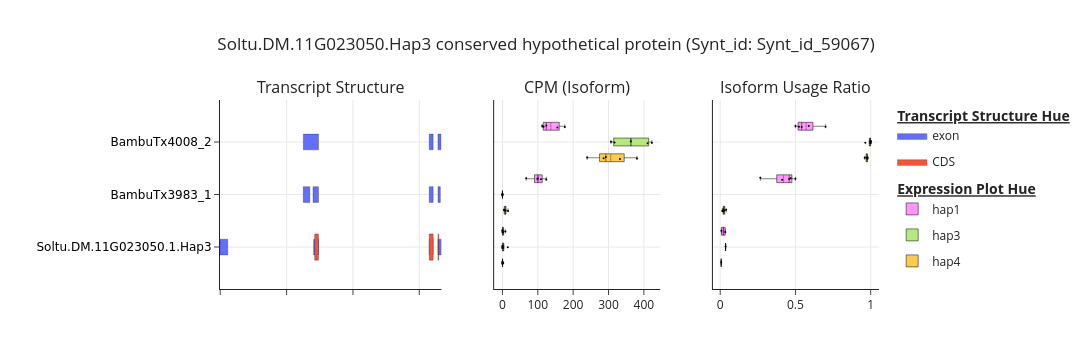

The notebook cell this image was saved under:
### Code cell
fig = poly.plot_allele_specific_isoform_structure(results_DIU_plotting[results_DIU_plotting['gene_id'].str.contains("Soltu.DM.11G023050")],
                                                  annotation_df = annotation_pl, 
                                                  ratio_difference_threshold=0.2)

### Figure 1 — Plotly figure (JSON) as saved in the notebook; plotly's stock layout.template omitted (floating-point values rounded to 4 significant figures)
{"data": [{"fill": "toself", "fillcolor": "#636EFA", "hoverinfo": "text", "hoverlabel": {"namelength": -1}, "hoveron": "fills+points", "hovertemplate": "<b>transcript_id:</b> BambuTx4008_2<br><b>Feature Type:</b> exon<br><b>Feature Number:</b> None<br><b>Chromosome:</b> chr11_3<br><b>Start:</b> 35740562<br><b>End:</b> 35740658<br><b>Size:</b> 97<br><extra></extra>", "legendgroup": "exon", "legendgrouptitle": {"text": "<b><u>Transcript Structure Hue<u><b>"}, "legendrank": 1, "line": {"color": "black", "width": 0.25}, "mode": "lines", "name": "exon", "opacity": 1, "showlegend": true, "type": "scatter", "x": [35740562, 35740658, 35740658, 35740562, 35740562], "xaxis": "x", "y": [1.85, 1.85, 2.15, 2.15, 1.85], "yaxis": "y"}, {"fill": "toself", "fillcolor": "#636EFA", "hoverinfo": "text", "hoverlabel": {"namelength": -1}, "hoveron": "fills+points", "hovertemplate": "<b>transcript_id:</b> BambuTx4008_2<br><b>Feature Type:</b> exon<br><b>Feature Number:</b> None<br><b>Chromosome:</b> chr11_3<br><b>Start:</b> 35740298<br><b>End:</b> 35740417<br><b>Size:</b> 120<br><extra></extra>", "legendgroup": "exon", "legendgrouptitle": {"text": "<b><u>Transcript Structure Hue<u><b>"}, "legendrank": 1, "line": {"color": "black", "width": 0.25}, "mode": "lines", "name": "exon", "opacity": 1, "showlegend": false, "type": "scatter", "x": [35740298, 35740417, 35740417, 35740298, 35740298], "xaxis": "x", "y": [1.85, 1.85, 2.15, 2.15, 1.85], "yaxis": "y"}, {"fill": "toself", "fillcolor": "#636EFA", "hoverinfo": "text", "hoverlabel": {"namelength": -1}, "hoveron": "fills+points", "hovertemplate": "<b>transcript_id:</b> BambuTx4008_2<br><b>Feature Type:</b> exon<br><b>Feature Number:</b> None<br><b>Chromosome:</b> chr11_3<br><b>Start:</b> 35736505<br><b>End:</b> 35736961<br><b>Size:</b> 457<br><extra></extra>", "legendgroup": "exon", "legendgrouptitle": {"text": "<b><u>Transcript Structure Hue<u><b>"}, "legendrank": 1, "line": {"color": "black", "width": 0.25}, "mode": "lines", "name": "exon", "opacity": 1, "showlegend": false, "type": "scatter", "x": [35736505, 35736961, 35736961, 35736505, 35736505], "xaxis": "x", "y": [1.85, 1.85, 2.15, 2.15, 1.85], "yaxis": "y"}, {"fill": "toself", "fillcolor": "#636EFA", "hoverinfo": "text", "hoverlabel": {"namelength": -1}, "hoveron": "fills+points", "hovertemplate": "<b>transcript_id:</b> BambuTx3983_1<br><b>Feature Type:</b> exon<br><b>Feature Number:</b> None<br><b>Chromosome:</b> chr11_3<br><b>Start:</b> 35740562<br><b>End:</b> 35740633<br><b>Size:</b> 72<br><extra></extra>", "legendgroup": "exon", "legendgrouptitle": {"text": "<b><u>Transcript Structure Hue<u><b>"}, "legendrank": 1, "line": {"color": "black", "width": 0.25}, "mode": "lines", "name": "exon", "opacity": 1, "showlegend": false, "type": "scatter", "x": [35740562, 35740633, 35740633, 35740562, 35740562], "xaxis": "x", "y": [0.85, 0.85, 1.15, 1.15, 0.85], "yaxis": "y"}, {"fill": "toself", "fillcolor": "#636EFA", "hoverinfo": "text", "hoverlabel": {"namelength": -1}, "hoveron": "fills+points", "hovertemplate": "<b>transcript_id:</b> BambuTx3983_1<br><b>Feature Type:</b> exon<br><b>Feature Number:</b> None<br><b>Chromosome:</b> chr11_3<br><b>Start:</b> 35740298<br><b>End:</b> 35740417<br><b>Size:</b> 120<br><extra></extra>", "legendgroup": "exon", "legendgrouptitle": {"text": "<b><u>Transcript Structure Hue<u><b>"}, "legendrank": 1, "line": {"color": "black", "width": 0.25}, "mode": "lines", "name": "exon", "opacity": 1, "showlegend": false, "type": "scatter", "x": [35740298, 35740417, 35740417, 35740298, 35740298], "xaxis": "x", "y": [0.85, 0.85, 1.15, 1.15, 0.85], "yaxis": "y"}, {"fill": "toself", "fillcolor": "#636EFA", "hoverinfo": "text", "hoverlabel": {"namelength": -1}, "hoveron": "fills+points", "hovertemplate": "<b>transcript_id:</b> BambuTx3983_1<br><b>Feature Type:</b> exon<br><b>Feature Number:</b> None<br><b>Chromosome:</b> chr11_3<br><b>Start:</b> 35736796<br><b>End:</b> 35736961<br><b>Size:</b> 166<br><extra></extra>", "legendgroup": "exon", "legendgrouptitle": {"text": "<b><u>Transcript Structure Hue<u><b>"}, "legendrank": 1, "line": {"color": "black", "width": 0.25}, "mode": "lines", "name": "exon", "opacity": 1, "showlegend": false, "type": "scatter", "x": [35736796, 35736961, 35736961, 35736796, 35736796], "xaxis": "x", "y": [0.85, 0.85, 1.15, 1.15, 0.85], "yaxis": "y"}, {"fill": "toself", "fillcolor": "#636EFA", "hoverinfo": "text", "hoverlabel": {"namelength": -1}, "hoveron": "fills+points", "hovertemplate": "<b>transcript_id:</b> BambuTx3983_1<br><b>Feature Type:</b> exon<br><b>Feature Number:</b> None<br><b>Chromosome:</b> chr11_3<br><b>Start:</b> 35736502<br><b>End:</b> 35736700<br><b>Size:</b> 199<br><extra></extra>", "legendgroup": "exon", "legendgrouptitle": {"text": "<b><u>Transcript Structure Hue<u><b>"}, "legendrank": 1, "line": {"color": "black", "width": 0.25}, "mode": "lines", "name": "exon", "opacity": 1, "showlegend": false, "type": "scatter", "x": [35736502, 35736700, 35736700, 35736502, 35736502], "xaxis": "x", "y": [0.85, 0.85, 1.15, 1.15, 0.85], "yaxis": "y"}, {"fill": "toself", "fillcolor": "#636EFA", "hoverinfo": "text", "hoverlabel": {"namelength": -1}, "hoveron": "fills+points", "hovertemplate": "<b>transcript_id:</b> Soltu.DM.11G023050.1.Hap3<br><b>Feature Type:</b> exon<br><b>Feature Number:</b> None<br><b>Chromosome:</b> chr11_3<br><b>Start:</b> 35740562<br><b>End:</b> 35740666<br><b>Size:</b> 105<br><extra></extra>", "legendgroup": "exon", "legendgrouptitle": {"text": ""}, "legendrank": 2, "line": {"color": "black", "width": 0.25}, "mode": "lines", "name": "exon", "opacity": 1, "showlegend": false, "type": "scatter", "x": [35740562, 35740666, 35740666, 35740562, 35740562], "xaxis": "x", "y": [-0.15, -0.15, 0.15, 0.15, -0.15], "yaxis": "y"}, {"fill": "toself", "fillcolor": "#636EFA", "hoverinfo": "text", "hoverlabel": {"namelength": -1}, "hoveron": "fills+points", "hovertemplate": "<b>transcript_id:</b> Soltu.DM.11G023050.1.Hap3<br><b>Feature Type:</b> exon<br><b>Feature Number:</b> None<br><b>Chromosome:</b> chr11_3<br><b>Start:</b> 35740298<br><b>End:</b> 35740417<br><b>Size:</b> 120<br><extra></extra>", "legendgroup": "exon", "legendgrouptitle": {"text": ""}, "legendrank": 2, "line": {"color": "black", "width": 0.25}, "mode": "lines", "name": "exon", "opacity": 1, "showlegend": false, "type": "scatter", "x": [35740298, 35740417, 35740417, 35740298, 35740298], "xaxis": "x", "y": [-0.15, -0.15, 0.15, 0.15, -0.15], "yaxis": "y"}, {"fill": "toself", "fillcolor": "#636EFA", "hoverinfo": "text", "hoverlabel": {"namelength": -1}, "hoveron": "fills+points", "hovertemplate": "<b>transcript_id:</b> Soltu.DM.11G023050.1.Hap3<br><b>Feature Type:</b> exon<br><b>Feature Number:</b> None<br><b>Chromosome:</b> chr11_3<br><b>Start:</b> 35736814<br><b>End:</b> 35736961<br><b>Size:</b> 148<br><extra></extra>", "legendgroup": "exon", "legendgrouptitle": {"text": ""}, "legendrank": 2, "line": {"color": "black", "width": 0.25}, "mode": "lines", "name": "exon", "opacity": 1, "showlegend": false, "type": "scatter", "x": [35736814, 35736961, 35736961, 35736814, 35736814], "xaxis": "x", "y": [-0.15, -0.15, 0.15, 0.15, -0.15], "yaxis": "y"}, {"fill": "toself", "fillcolor": "#636EFA", "hoverinfo": "text", "hoverlabel": {"namelength": -1}, "hoveron": "fills+points", "hovertemplate": "<b>transcript_id:</b> Soltu.DM.11G023050.1.Hap3<br><b>Feature Type:</b> exon<br><b>Feature Number:</b> None<br><b>Chromosome:</b> chr11_3<br><b>Start:</b> 35733993<br><b>End:</b> 35734227<br><b>Size:</b> 235<br><extra></extra>", "legendgroup": "exon", "legendgrouptitle": {"text": ""}, "legendrank": 2, "line": {"color": "black", "width": 0.25}, "mode": "lines", "name": "exon", "opacity": 1, "showlegend": false, "type": "scatter", "x": [35733993, 35734227, 35734227, 35733993, 35733993], "xaxis": "x", "y": [-0.15, -0.15, 0.15, 0.15, -0.15], "yaxis": "y"}, {"fill": "toself", "fillcolor": "#EF553B", "hoverinfo": "text", "hoverlabel": {"namelength": -1}, "hoveron": "fills+points", "hovertemplate": "<b>transcript_id:</b> Soltu.DM.11G023050.1.Hap3<br><b>Feature Type:</b> CDS<br><b>Feature Number:</b> None<br><b>Chromosome:</b> chr11_3<br><b>Start:</b> 35740562<br><b>End:</b> 35740582<br><b>Size:</b> 21<br><extra></extra>", "legendgroup": "CDS", "legendgrouptitle": {"text": ""}, "legendrank": 2, "line": {"color": "black", "width": 0.25}, "mode": "lines", "name": "CDS", "opacity": 1, "showlegend": true, "type": "scatter", "x": [35740562, 35740582, 35740582, 35740562, 35740562], "xaxis": "x", "y": [-0.25, -0.25, 0.25, 0.25, -0.25], "yaxis": "y"}, {"fill": "toself", "fillcolor": "#EF553B", "hoverinfo": "text", "hoverlabel": {"namelength": -1}, "hoveron": "fills+points", "hovertemplate": "<b>transcript_id:</b> Soltu.DM.11G023050.1.Hap3<br><b>Feature Type:</b> CDS<br><b>Feature Number:</b> None<br><b>Chromosome:</b> chr11_3<br><b>Start:</b> 35740298<br><b>End:</b> 35740417<br><b>Size:</b> 120<br><extra></extra>", "legendgroup": "CDS", "legendgrouptitle": {"text": ""}, "legendrank": 2, "line": {"color": "black", "width": 0.25}, "mode": "lines", "name": "CDS", "opacity": 1, "showlegend": false, "type": "scatter", "x": [35740298, 35740417, 35740417, 35740298, 35740298], "xaxis": "x", "y": [-0.25, -0.25, 0.25, 0.25, -0.25], "yaxis": "y"}, {"fill": "toself", "fillcolor": "#EF553B", "hoverinfo": "text", "hoverlabel": {"namelength": -1}, "hoveron": "fills+points", "hovertemplate": "<b>transcript_id:</b> Soltu.DM.11G023050.1.Hap3<br><b>Feature Type:</b> CDS<br><b>Feature Number:</b> None<br><b>Chromosome:</b> chr11_3<br><b>Start:</b> 35736845<br><b>End:</b> 35736961<br><b>Size:</b> 117<br><extra></extra>", "legendgroup": "CDS", "legendgrouptitle": {"text": ""}, "legendrank": 2, "line": {"color": "black", "width": 0.25}, "mode": "lines", "name": "CDS", "opacity": 1, "showlegend": false, "type": "scatter", "x": [35736845, 35736961, 35736961, 35736845, 35736845], "xaxis": "x", "y": [-0.25, -0.25, 0.25, 0.25, -0.25], "yaxis": "y"}, {"boxmean": true, "boxpoints": "all", "fillcolor": "#FECB52", "jitter": 0.3, "legendgroup": "hap4", "legendgrouptitle": {"text": ""}, "legendrank": 5, "line": {"width": 0.5}, "marker": {"color": "black", "opacity": 1, "size": 2}, "name": "hap4", "offsetgroup": "5", "opacity": 1, "orientation": "h", "pointpos": 0, "showlegend": true, "text": ["SRR14993893", "SRR14993895", "SRR14993894", "SRR14993892", "SRR14996168", "SRR14993893", "SRR14993895", "SRR14993894", "SRR14993892", "SRR14996168", "SRR14993893", "SRR14993895", "SRR14993894", "SRR14993892", "SRR14996168"], "type": "box", "x": [0, 0, 0, 0, 2.324, 15.85, 6.897, 5.134, 8.355, 4.681, 380.5, 286.2, 239.6, 292.4, 332.4], "xaxis": "x2", "y": ["0", "0", "0", "0", "0", "1", "1", "1", "1", "1", "2", "2", "2", "2", "2"], "yaxis": "y2"}, {"boxmean": true, "boxpoints": "all", "fillcolor": "#B6E880", "jitter": 0.3, "legendgroup": "hap3", "legendgrouptitle": {"text": ""}, "legendrank": 4, "line": {"width": 0.5}, "marker": {"color": "black", "opacity": 1, "size": 2}, "name": "hap3", "offsetgroup": "4", "opacity": 1, "orientation": "h", "pointpos": 0, "showlegend": true, "text": ["SRR14993893", "SRR14993895", "SRR14993894", "SRR14993892", "SRR14996168", "SRR14993893", "SRR14993895", "SRR14993894", "SRR14993892", "SRR14996168", "SRR14993893", "SRR14993895", "SRR14993894", "SRR14993892", "SRR14996168"], "type": "box", "x": [15.2, 0, 0, 0, 0, 0, 0, 0, 0, 0, 410.5, 306.8, 317.1, 422.7, 363.0], "xaxis": "x2", "y": ["0", "0", "0", "0", "0", "1", "1", "1", "1", "1", "2", "2", "2", "2", "2"], "yaxis": "y2"}, {"boxmean": true, "boxpoints": "all", "fillcolor": "#FF97FF", "jitter": 0.3, "legendgroup": "hap1", "legendgrouptitle": {"text": "<b><u>Expression Plot Hue<u><b>"}, "legendrank": 3, "line": {"width": 0.5}, "marker": {"color": "black", "opacity": 1, "size": 2}, "name": "hap1", "offsetgroup": "3", "opacity": 1, "orientation": "h", "pointpos": 0, "showlegend": true, "text": ["SRR14993893", "SRR14993895", "SRR14993894", "SRR14993892", "SRR14996168", "SRR14993893", "SRR14993895", "SRR14993894", "SRR14993892", "SRR14996168", "SRR14993893", "SRR14993895", "SRR14993894", "SRR14993892", "SRR14996168"], "type": "box", "x": [0, 0, 1.709, 8.4, 0, 108.8, 124.1, 100.7, 67.2, 98.41, 155.4, 124.1, 112.3, 176.4, 116.2], "xaxis": "x2", "y": ["0", "0", "0", "0", "0", "1", "1", "1", "1", "1", "2", "2", "2", "2", "2"], "yaxis": "y2"}, {"boxmean": true, "boxpoints": "all", "fillcolor": "#FECB52", "jitter": 0.3, "legendgroup": "hap4", "legendgrouptitle": {"text": ""}, "legendrank": 5, "line": {"width": 0.5}, "marker": {"color": "black", "opacity": 1, "size": 2}, "name": "hap4", "offsetgroup": "5", "opacity": 1, "orientation": "h", "pointpos": 0, "showlegend": false, "text": ["SRR14993893", "SRR14993895", "SRR14993894", "SRR14993892", "SRR14996168", "SRR14993893", "SRR14993895", "SRR14993894", "SRR14993892", "SRR14996168", "SRR14993893", "SRR14993895", "SRR14993894", "SRR14993892", "SRR14996168"], "type": "box", "x": [null, null, null, null, 0.006849, 0.04, 0.02353, 0.02098, 0.02778, 0.01379, 0.96, 0.9765, 0.979, 0.9722, 0.9794], "xaxis": "x3", "y": ["0", "0", "0", "0", "0", "1", "1", "1", "1", "1", "2", "2", "2", "2", "2"], "yaxis": "y3"}, {"boxmean": true, "boxpoints": "all", "fillcolor": "#B6E880", "jitter": 0.3, "legendgroup": "hap3", "legendgrouptitle": {"text": ""}, "legendrank": 4, "line": {"width": 0.5}, "marker": {"color": "black", "opacity": 1, "size": 2}, "name": "hap3", "offsetgroup": "4", "opacity": 1, "orientation": "h", "pointpos": 0, "showlegend": false, "text": ["SRR14993893", "SRR14993895", "SRR14993894", "SRR14993892", "SRR14996168", "SRR14993893", "SRR14993895", "SRR14993894", "SRR14993892", "SRR14996168", "SRR14993893", "SRR14993895", "SRR14993894", "SRR14993892", "SRR14996168"], "type": "box", "x": [0.03571, null, null, null, null, null, null, null, null, null, 0.9643, 1, 1, 1, 1], "xaxis": "x3", "y": ["0", "0", "0", "0", "0", "1", "1", "1", "1", "1", "2", "2", "2", "2", "2"], "yaxis": "y3"}, {"boxmean": true, "boxpoints": "all", "fillcolor": "#FF97FF", "jitter": 0.3, "legendgroup": "hap1", "legendgrouptitle": {"text": "<b><u>Expression Plot Hue<u><b>"}, "legendrank": 3, "line": {"width": 0.5}, "marker": {"color": "black", "opacity": 1, "size": 2}, "name": "hap1", "offsetgroup": "3", "opacity": 1, "orientation": "h", "pointpos": 0, "showlegend": false, "text": ["SRR14993893", "SRR14993895", "SRR14993894", "SRR14993892", "SRR14996168", "SRR14993893", "SRR14993895", "SRR14993894", "SRR14993892", "SRR14996168", "SRR14993893", "SRR14993895", "SRR14993894", "SRR14993892", "SRR14996168"], "type": "box", "x": [null, null, 0.007961, 0.03333, null, 0.4118, 0.5, 0.4688, 0.2667, 0.4585, 0.5882, 0.5, 0.5232, 0.7, 0.5415], "xaxis": "x3", "y": ["0", "0", "0", "0", "0", "1", "1", "1", "1", "1", "2", "2", "2", "2", "2"], "yaxis": "y3"}], "layout": {"annotations": [{"font": {"size": 16}, "showarrow": false, "text": "Transcript Structure", "x": 0.168, "xanchor": "center", "xref": "paper", "y": 1, "yanchor": "bottom", "yref": "paper"}, {"font": {"size": 16}, "showarrow": false, "text": "CPM (Isoform)", "x": 0.542, "xanchor": "center", "xref": "paper", "y": 1, "yanchor": "bottom", "yref": "paper"}, {"font": {"size": 16}, "showarrow": false, "text": "Isoform Usage Ratio", "x": 0.874, "xanchor": "center", "xref": "paper", "y": 1, "yanchor": "bottom", "yref": "paper"}], "boxgap": 0.1, "boxgroupgap": 0.5, "boxmode": "group", "height": 350, "hoverlabel": {"font": {"size": 12}}, "hovermode": "closest", "legend": {"font": {"size": 12}, "grouptitlefont": {"size": 14}, "tracegroupgap": 7}, "margin": {"b": 50, "l": 100, "r": 50, "t": 100}, "showlegend": true, "title": {"text": "Soltu.DM.11G023050.Hap3 conserved hypothetical protein (Synt_id: Synt_id_59067)", "x": 0.5, "xanchor": "center"}, "violingap": 0.1, "violingroupgap": 0.5, "violinmode": "group", "width": 1300, "xaxis": {"anchor": "y", "domain": [0, 0.336], "showgrid": true, "showticklabels": false, "tickfont": {"size": 12}, "title": {"text": ""}}, "xaxis2": {"anchor": "y2", "domain": [0.416, 0.668], "showgrid": true, "showticklabels": true, "tickfont": {"size": 12}, "title": {"text": ""}}, "xaxis3": {"anchor": "y3", "domain": [0.748, 1], "showgrid": true, "showticklabels": true, "tickfont": {"size": 12}, "title": {"text": ""}}, "yaxis": {"anchor": "x", "domain": [0, 1], "range": [-0.8, 2.8], "showgrid": true, "showticklabels": true, "tickfont": {"color": "black", "family": "DejaVu Sans", "size": 12}, "ticktext": ["Soltu.DM.11G023050.1.Hap3", "BambuTx3983_1", "BambuTx4008_2"], "tickvals": [0, 1, 2], "title": {"text": ""}}, "yaxis2": {"anchor": "x2", "domain": [0, 1], "matches": "y", "range": [-0.8, 2.8], "showgrid": true, "showticklabels": false, "ticks": "", "ticktext": ["Soltu.DM.11G023050.1.Hap3", "BambuTx3983_1", "BambuTx4008_2"], "tickvals": [0, 1, 2]}, "yaxis3": {"anchor": "x3", "domain": [0, 1], "matches": "y", "range": [-0.8, 2.8], "showgrid": true, "showticklabels": false, "ticks": "", "ticktext": ["Soltu.DM.11G023050.1.Hap3", "BambuTx3983_1", "BambuTx4008_2"], "tickvals": [0, 1, 2]}}}
